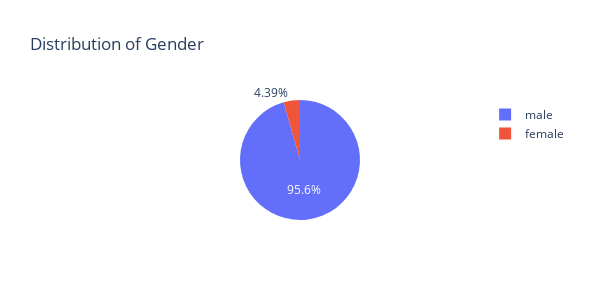

Write notebook code for a chart like this one.
### Code cell
df_filtered = df[df['gender'].isin(['male', 'female'])]
fig = px.pie(df_filtered, names='gender', title='Distribution of Gender', labels={'gender': 'Gender'},
               height=300, width=600)
fig.show()

### Figure 1 — Plotly figure (JSON) as saved in the notebook; plotly's stock layout.template omitted (floating-point values rounded to 4 significant figures; data arrays with more than 128 entries replaced by an {"elided": "..."} marker saying what was removed)
{"data": [{"domain": {"x": [0, 1], "y": [0, 1]}, "hovertemplate": "Gender=%{label}<extra></extra>", "labels": {"elided": "8776 str values"}, "legendgroup": "", "name": "", "showlegend": true, "type": "pie"}], "layout": {"height": 300, "legend": {"tracegroupgap": 0}, "title": {"text": "Distribution of Gender"}, "width": 600}}
